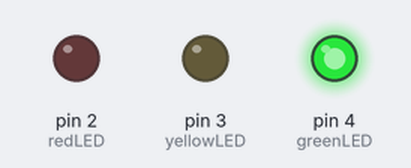
The sketch below on a simulated Arduino Uno, built with avr-gcc and run on an emulated ATmega328P. Shown: output pins drawn as LEDs (lit = HIGH).

Above: at 0.2 s.
At 0.7 s:
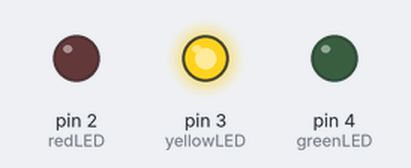
At 2.7 s:
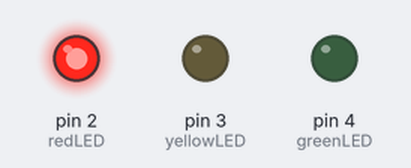
Timing chart, 0 to 3.5 s (numbered marks = the images above):
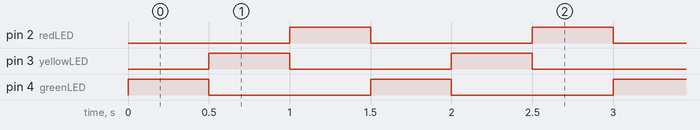

The sketch:

Blink_3LED.ino
```cpp
int greenLED = 4;
int yellowLED = 3;
int redLED = 2;

void setup() {
  pinMode(greenLED, OUTPUT);
  pinMode(yellowLED, OUTPUT);
  pinMode(redLED, OUTPUT);
}

void loop() {
  digitalWrite(greenLED,HIGH);
  digitalWrite(yellowLED,LOW);
  digitalWrite(redLED,LOW);
  delay(500);
  digitalWrite(greenLED,LOW);
  digitalWrite(yellowLED,HIGH);
  digitalWrite(redLED,LOW);
  delay(500);
  digitalWrite(greenLED,LOW);
  digitalWrite(yellowLED,LOW);
  digitalWrite(redLED,HIGH);
  delay(500);
}
```

Measured:
- by itself, pin 2 (redLED), pin 3 (yellowLED), pin 4 (greenLED): alternates HIGH for 0.50 s and LOW for 1.0 s
- by itself, everything shown: repeats every 1.5 s, in 3 steps
